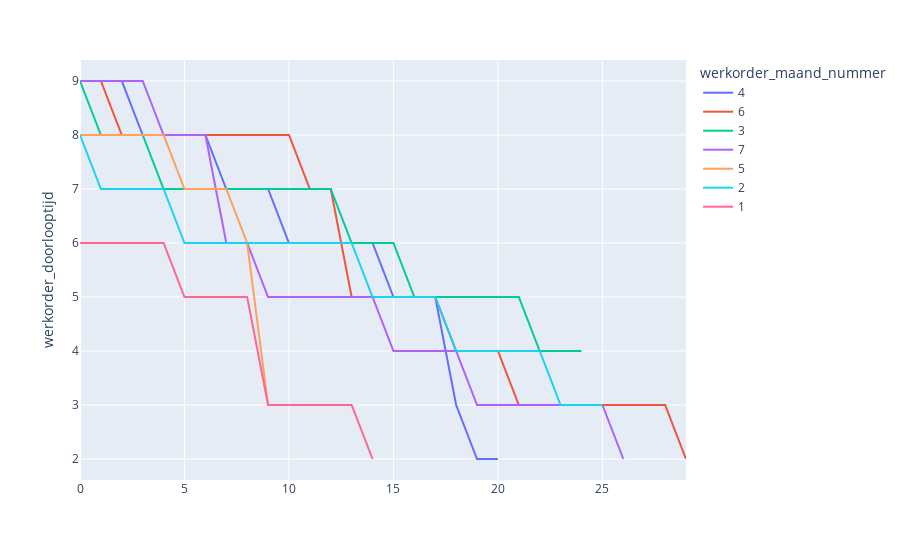

Notebook source saved alongside this figure:
### Code cell
fig = px.line(werkorder_df.sort_values("werkorder_doorlooptijd", ascending=False),  y="werkorder_doorlooptijd", color='werkorder_maand_nummer')
fig.show()

### Figure 1 — Plotly figure (JSON) as saved in the notebook; plotly's stock layout.template omitted (floating-point values rounded to 4 significant figures)
{"data": [{"hovertemplate": "werkorder_maand_nummer=4<br>werkorder_doorlooptijd=%{y}<extra></extra>", "legendgroup": "4", "line": {"color": "#636efa", "dash": "solid"}, "mode": "lines", "name": "4", "showlegend": true, "type": "scatter", "xaxis": "x", "y": [9, 9, 9, 8, 8, 8, 8, 7, 7, 7, 6, 6, 6, 6, 6, 5, 5, 5, 3, 2, 2], "yaxis": "y"}, {"hovertemplate": "werkorder_maand_nummer=6<br>werkorder_doorlooptijd=%{y}<extra></extra>", "legendgroup": "6", "line": {"color": "#EF553B", "dash": "solid"}, "mode": "lines", "name": "6", "showlegend": true, "type": "scatter", "xaxis": "x", "y": [9, 9, 8, 8, 8, 8, 8, 8, 8, 8, 8, 7, 7, 5, 5, 5, 5, 5, 4, 4, 4, 3, 3, 3, 3, 3, 3, 3, 3, 2], "yaxis": "y"}, {"hovertemplate": "werkorder_maand_nummer=3<br>werkorder_doorlooptijd=%{y}<extra></extra>", "legendgroup": "3", "line": {"color": "#00cc96", "dash": "solid"}, "mode": "lines", "name": "3", "showlegend": true, "type": "scatter", "xaxis": "x", "y": [9, 8, 8, 8, 7, 7, 7, 7, 7, 7, 7, 7, 7, 6, 6, 6, 5, 5, 5, 5, 5, 5, 4, 4, 4], "yaxis": "y"}, {"hovertemplate": "werkorder_maand_nummer=7<br>werkorder_doorlooptijd=%{y}<extra></extra>", "legendgroup": "7", "line": {"color": "#ab63fa", "dash": "solid"}, "mode": "lines", "name": "7", "showlegend": true, "type": "scatter", "xaxis": "x", "y": [9, 9, 9, 9, 8, 8, 8, 6, 6, 5, 5, 5, 5, 5, 5, 4, 4, 4, 4, 3, 3, 3, 3, 3, 3, 3, 2], "yaxis": "y"}, {"hovertemplate": "werkorder_maand_nummer=5<br>werkorder_doorlooptijd=%{y}<extra></extra>", "legendgroup": "5", "line": {"color": "#FFA15A", "dash": "solid"}, "mode": "lines", "name": "5", "showlegend": true, "type": "scatter", "xaxis": "x", "y": [8, 8, 8, 8, 8, 7, 7, 7, 6, 3, 3, 3, 3, 3], "yaxis": "y"}, {"hovertemplate": "werkorder_maand_nummer=2<br>werkorder_doorlooptijd=%{y}<extra></extra>", "legendgroup": "2", "line": {"color": "#19d3f3", "dash": "solid"}, "mode": "lines", "name": "2", "showlegend": true, "type": "scatter", "xaxis": "x", "y": [8, 7, 7, 7, 7, 6, 6, 6, 6, 6, 6, 6, 6, 6, 5, 5, 5, 5, 4, 4, 4, 4, 4, 3, 3, 3], "yaxis": "y"}, {"hovertemplate": "werkorder_maand_nummer=1<br>werkorder_doorlooptijd=%{y}<extra></extra>", "legendgroup": "1", "line": {"color": "#FF6692", "dash": "solid"}, "mode": "lines", "name": "1", "showlegend": true, "type": "scatter", "xaxis": "x", "y": [6, 6, 6, 6, 6, 5, 5, 5, 5, 3, 3, 3, 3, 3, 2], "yaxis": "y"}], "layout": {"legend": {"title": {"text": "werkorder_maand_nummer"}, "tracegroupgap": 0}, "margin": {"t": 60}, "xaxis": {"anchor": "y", "domain": [0, 1]}, "yaxis": {"anchor": "x", "domain": [0, 1], "title": {"text": "werkorder_doorlooptijd"}}}}
